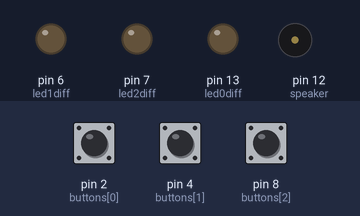
Recording of a sketch running on a simulated Arduino Uno, built with avr-gcc and run on an emulated ATmega328P. On the bench: output pins drawn as LEDs (lit = HIGH), buzzer (waves = sounding). The inputs (shaded band) are chosen by the test bench; at power-on: pin 2 (buttons[0]) LOW, pin 4 (buttons[1]) LOW, pin 8 (buttons[2]) LOW. Random numbers use the default seed unless the sketch sets one.

Above: at 1.2 s.
1.3 s: pin 2 (buttons[0]) pulled HIGH for 0.15 s
At 1.4 s:
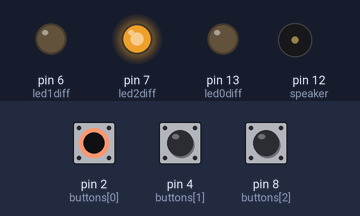
3.0 s: pin 4 (buttons[1]) pulled HIGH for 1 s
At 4.7 s:
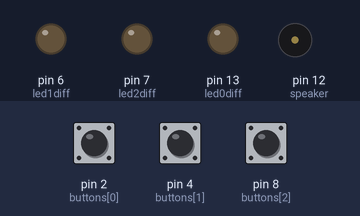
5.5 s: pin 4 (buttons[1]) pulled HIGH for 3.2 s
At 5.9 s:
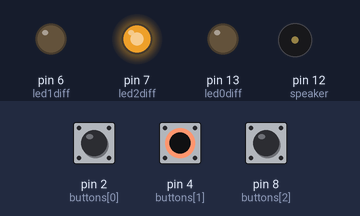
10.2 s: pin 2 (buttons[0]) pulled HIGH for 3.2 s
At 14.3 s:
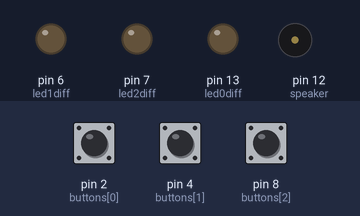
14.9 s: pin 2 (buttons[0]) driven HIGH and pin 4 (buttons[1]) driven HIGH
At 15.4 s:
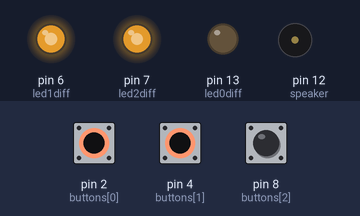
16.4 s: pin 8 (buttons[2]) pulled HIGH for 1 s
At 16.65 s:
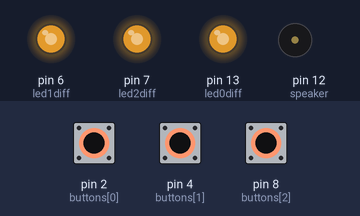
Timing chart, 0 to 23.4 s (numbered marks = the images above; inputs shaded):
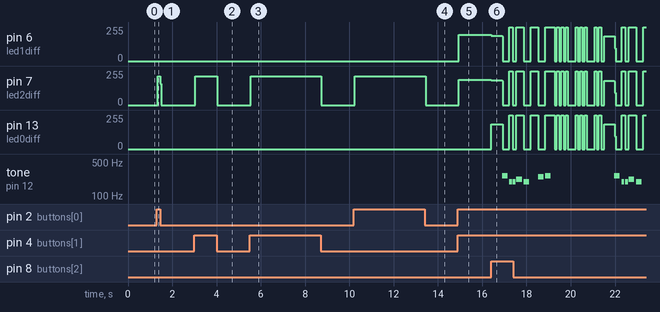

The sketch:

angel-cube.ino
```cpp
// angel-cube

#include "pitches.h"
// winning music
int melody[] = {
  NOTE_C4, NOTE_G3, NOTE_G3, NOTE_A3, NOTE_G3, 0, NOTE_B3, NOTE_C4
};
int noteDurations[] = {
  4, 8, 8, 4, 4, 4, 4, 4
};


const int buttons[] = {
  2, 4, 8,
};
const int buttonCount = sizeof(buttons) / sizeof(int);
const int minCount = 1;

//////add 9 buttons

// led pins
const int led0diff = 13; //// change it to a new led, not the one on the board
const int led1diff = 6;
const int led2diff = 7;
const int speaker = 12;

// game states
// 0 not started
// 1 started
// 2 almost finished
// 3 finished
int gameState;
int target; // number of buttons to win

int cycles;
const int interval = 100;
unsigned long previousMillis;

void setup() {
  // for debugging
  Serial.begin(9600);

  // initialize the led and speaker pins as an outputs
  pinMode(led0diff, OUTPUT);
  pinMode(led1diff, OUTPUT);
  pinMode(led2diff, OUTPUT);
  pinMode(speaker, OUTPUT);

  // initialize the button pins as an inputs
  for (int i = 0; i < buttonCount; i++) {
    pinMode(buttons[i], INPUT);
  }

  // init random
  randomSeed(analogRead(0));
  gameState = 0;
}

void initGame() {
  target = random(minCount, buttonCount + 1);
  gameState = 1;
}

void ledOn(int i) {
  switch(i) {
  case 0:
    digitalWrite(led0diff, HIGH);
    break;
  case 1:
    digitalWrite(led1diff, HIGH);
    break;
  case 2:
    digitalWrite(led2diff, HIGH);
    break;
  }
}

void ledOnAll() {
  ledOn(0);
  ledOn(1);
  ledOn(2);
}

void ledOff(int i) {
  switch(i) {
  case 0:
    digitalWrite(led0diff, LOW);
    break;
  case 1:
    digitalWrite(led1diff, LOW);
    break;
  case 2:
    digitalWrite(led2diff, LOW);
    break;
  }
}

void ledOffAll() {
  ledOff(0);
  ledOff(1);
  ledOff(2);
}

void playGame(bool almost) {
  // count pressed buttons
  int pressedButtonCount = 0;
  for (int i = 0; i < buttonCount; i++) {
    if (digitalRead(buttons[i]) == HIGH) {
      pressedButtonCount++;
    }
  }
  int diff = abs(pressedButtonCount - target);

  // if the correct number of buttons are pressed, we are almost finished
  gameState = (diff == 0 ? 2 : 1);
  if (!almost) {
    cycles = -1;
  }
  if (almost && diff == 0) {
    unsigned long currentMillis = millis();
    if (currentMillis - previousMillis >= interval) {
      cycles++;
      previousMillis = currentMillis;
    }
  }
  if (cycles > 4) {
    gameState = 3;
  }

  ledOffAll();
  switch(diff) {
  case 0:
    ledOn(0);
  case 1:
    ledOn(1);
  case 2:
    ledOn(2);
  }
}

void winningLightShow() {
  for (int i = 0; i < 9; i++) {
    ledOnAll();
    delay(100);
    ledOffAll();
    delay(100);
    if (i > 0 && i % 3 == 0) {
      delay(250);
    }
  }
}

void winningLightShowWithMusic() {
  for (int thisNote = 0; thisNote < 8; thisNote++) {
    if (thisNote % 2 == 0) {
      ledOffAll();
    } else {
      ledOnAll();
    }
    int noteDuration = 1000 / noteDurations[thisNote];
    tone(speaker, melody[thisNote], noteDuration);
    int pauseBetweenNotes = noteDuration * 1.3;
    delay(pauseBetweenNotes);
    noTone(speaker);
  }
}

void finishGame() {
  winningLightShowWithMusic();
  winningLightShow();
  gameState = 0;
}

void loop() {
  switch(gameState) {
  case 0: // not started
    initGame();
    break;
  case 1: // started
    playGame(false);
    break;
  case 2: // almost finished
    playGame(true);
    break;
  case 3: // finished
    finishGame();
    break;
  }
}
```

pitches.h
```cpp
// pitches

#define NOTE_B0  31
#define NOTE_C1  33
#define NOTE_CS1 35
#define NOTE_D1  37
#define NOTE_DS1 39
#define NOTE_E1  41
#define NOTE_F1  44
#define NOTE_FS1 46
#define NOTE_G1  49
#define NOTE_GS1 52
#define NOTE_A1  55
#define NOTE_AS1 58
#define NOTE_B1  62
#define NOTE_C2  65
#define NOTE_CS2 69
#define NOTE_D2  73
#define NOTE_DS2 78
#define NOTE_E2  82
#define NOTE_F2  87
#define NOTE_FS2 93
#define NOTE_G2  98
#define NOTE_GS2 104
#define NOTE_A2  110
#define NOTE_AS2 117
#define NOTE_B2  123
#define NOTE_C3  131
#define NOTE_CS3 139
#define NOTE_D3  147
#define NOTE_DS3 156
#define NOTE_E3  165
#define NOTE_F3  175
#define NOTE_FS3 185
#define NOTE_G3  196
#define NOTE_GS3 208
#define NOTE_A3  220
#define NOTE_AS3 233
#define NOTE_B3  247
#define NOTE_C4  262
#define NOTE_CS4 277
#define NOTE_D4  294
#define NOTE_DS4 311
#define NOTE_E4  330
#define NOTE_F4  349
#define NOTE_FS4 370
#define NOTE_G4  392
#define NOTE_GS4 415
#define NOTE_A4  440
#define NOTE_AS4 466
#define NOTE_B4  494
#define NOTE_C5  523
#define NOTE_CS5 554
#define NOTE_D5  587
#define NOTE_DS5 622
#define NOTE_E5  659
#define NOTE_F5  698
#define NOTE_FS5 740
#define NOTE_G5  784
#define NOTE_GS5 831
#define NOTE_A5  880
#define NOTE_AS5 932
#define NOTE_B5  988
#define NOTE_C6  1047
#define NOTE_CS6 1109
#define NOTE_D6  1175
#define NOTE_DS6 1245
#define NOTE_E6  1319
#define NOTE_F6  1397
#define NOTE_FS6 1480
#define NOTE_G6  1568
#define NOTE_GS6 1661
#define NOTE_A6  1760
#define NOTE_AS6 1865
#define NOTE_B6  1976
#define NOTE_C7  2093
#define NOTE_CS7 2217
#define NOTE_D7  2349
#define NOTE_DS7 2489
#define NOTE_E7  2637
#define NOTE_F7  2794
#define NOTE_FS7 2960
#define NOTE_G7  3136
#define NOTE_GS7 3322
#define NOTE_A7  3520
#define NOTE_AS7 3729
#define NOTE_B7  3951
#define NOTE_C8  4186
#define NOTE_CS8 4435
#define NOTE_D8  4699
#define NOTE_DS8 4978
```

Measured:
- after the input at 1.3 s, pin 7 (led2diff): 0/255 → 216/255 at once, → 0/255 0.12 s later
- after the input at 3.0 s, pin 7 (led2diff): 0/255 → 216/255 at once, → 0/255 1.0 s later
- after the input at 5.5 s, pin 7 (led2diff): 0/255 → 216/255 at once, → 0/255 3.2 s later
- after the input at 10.2 s, pin 7 (led2diff): 0/255 → 216/255 at once, → 0/255 3.2 s later
- after the input at 14.9 s, pin 6 (led1diff): 0/255 → 197/255 at once; pin 7 (led2diff): 0/255 → 191/255 at once
